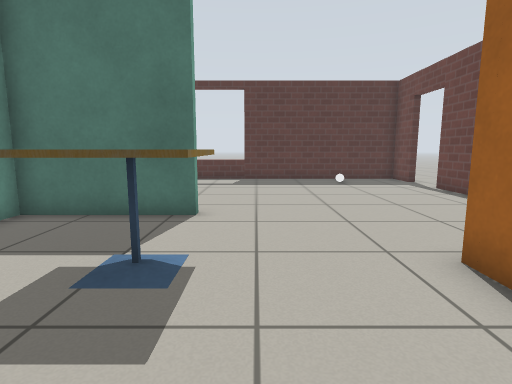
[1] (above)

14 first-person views from a walk through a robot-simulator world made for Gazebo. The camera is 0.78 m above the floor, tilts 8° down and sees 80° across. The floor is counted in squares, 0.5 m on a side. Each view is taken from the middle of a square. On the plan, view 1 faces up. The plan holds only what a view shows up to about 15 squares ahead; the rest is blank. Robots are left out. Gazebo's built-in surfaces are drawn with simple patterns.

[2]
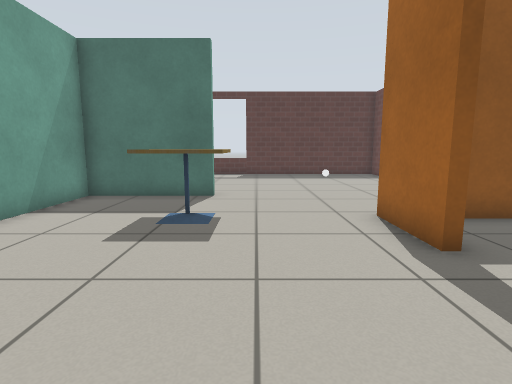

[3]
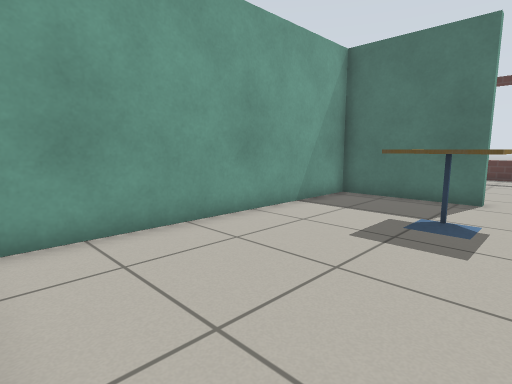

[4]
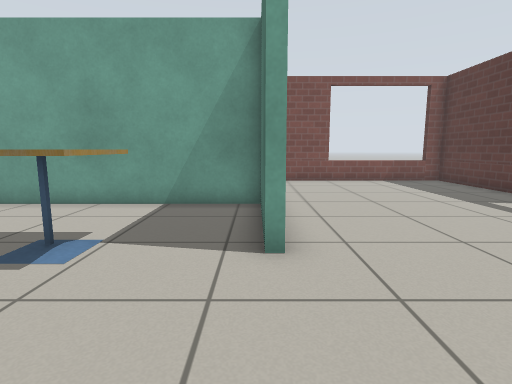

[5]
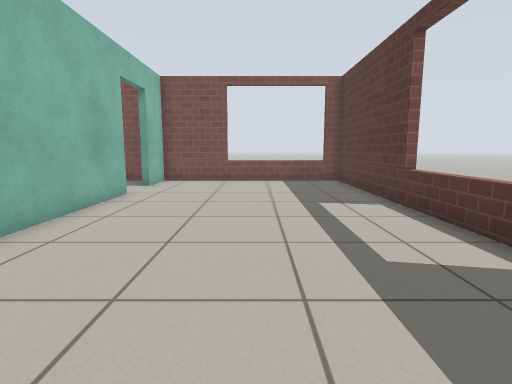

[6]
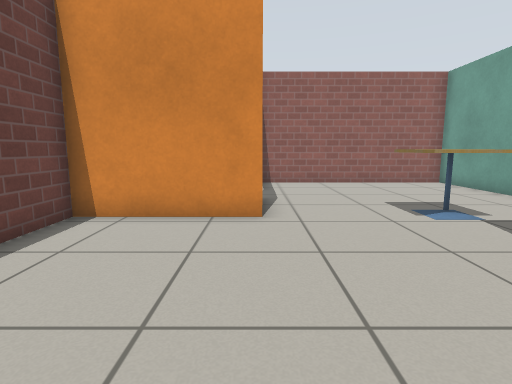

[7]
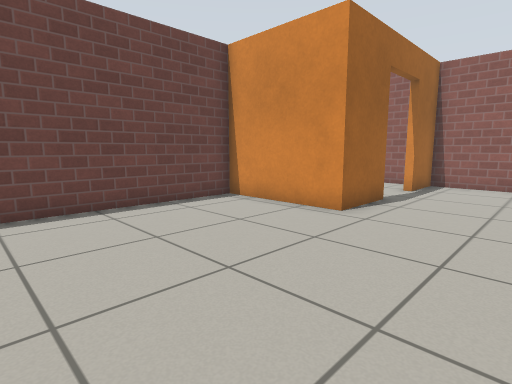

[8]
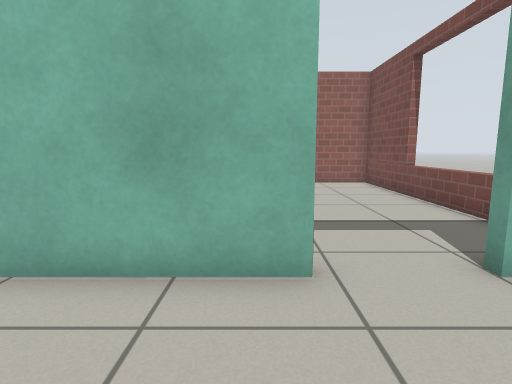

[9]
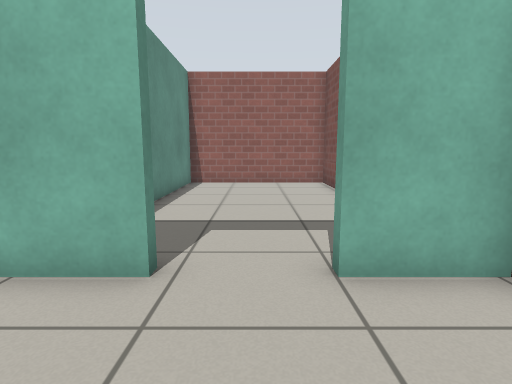

[10]
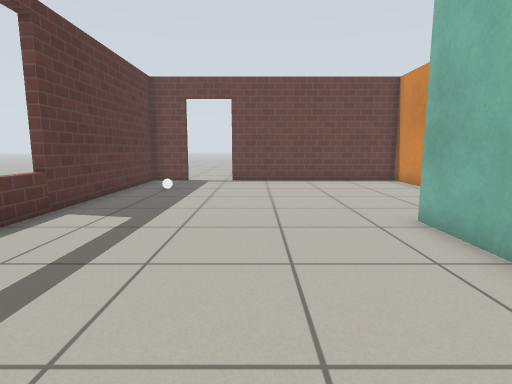

[11]
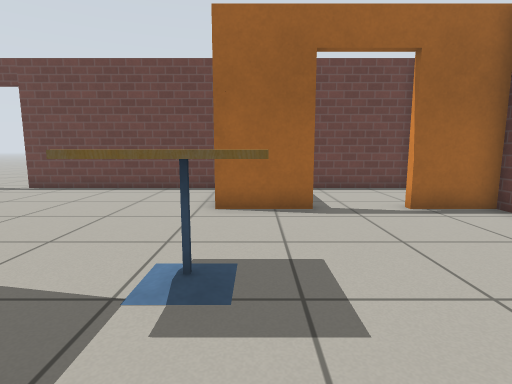

[12]
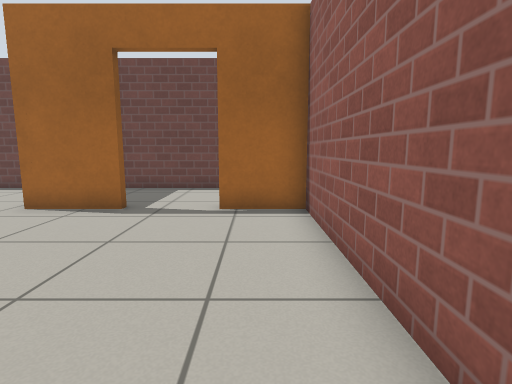

[13]
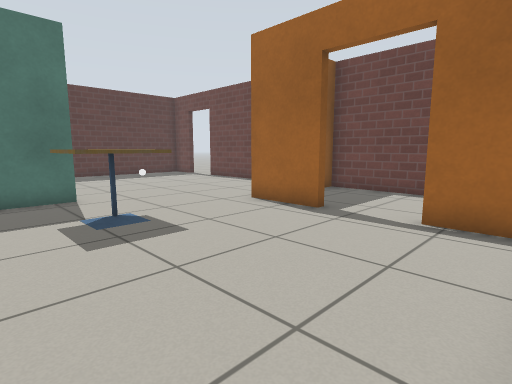

[14]
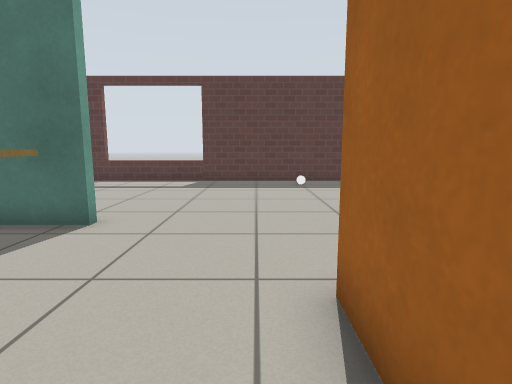

### Floor plan
Points are (right, up) in squares from view 1. A wall is a line through its corners. A room is listed if a view was taken in it or the views show most of it. See-through windows are left out.
Room 1 (views 1, 2, 3, 11, 12, 13, 14)
walls: (2.9, 1.5) (2.9, 4.1); (-1.4, 7.1) (-5.6, 7.1) (-5.6, -3.3) (2.9, -3.3) (2.9, -1.1)
ways out: opening at (1, 5.4) to room 2; open door at (3, 0) to room 4
objects: cafe table (-2, 3) to (-1, 4)
Room 2 (views 4, 5, 6, 7, 8, 9, 10)
walls: (-7.8, 7.4) (-1.4, 7.4); (2.9, 4.1) (7.3, 4.1) (7.3, 12.2); (7.3, 14.4) (7.3, 16.1) (-12.2, 16.1); (-12.2, 10.6) (-12.2, 7.4) (-10, 7.4)
ways out: opening at (1, 5.4) to room 1; open door at (-9, 7) to room 3; open door at (7.5, 13.5)
objects: other object (4, 14)
Room 3 (no view inside)
walls: (-12.2, 6.4) (-12.2, -3.3) (-5.9, -3.3) (-5.9, 2)
ways out: open door at (-9, 7) to room 2
Room 4 (no view inside)
walls: (3.9, -3.3) (4.9, -3.3); (7.3, -3.1) (7.3, 3.8) (4.6, 3.8)
ways out: open door at (3, 0) to room 1

Positions as (right, up) in squares from view 1, and headings:
1: (0, 0), facing up
2: (0, -3), facing up
3: (0, -3), facing up-left
4: (3, 7), facing left
5: (3, 12), facing left
6: (3, 11), facing down
7: (-1, 11), facing down-right
8: (-7, 11), facing down
9: (-9, 11), facing down
10: (-8, 11), facing right
11: (-5, 3), facing right
12: (-5, -2), facing right
13: (-4, -3), facing up-right
14: (2, 1), facing up
